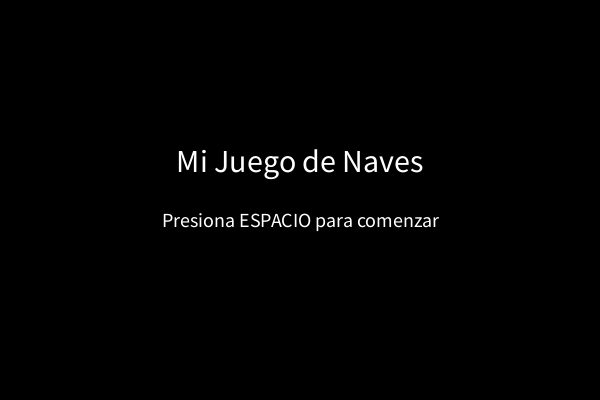
Frame 1 (no input)
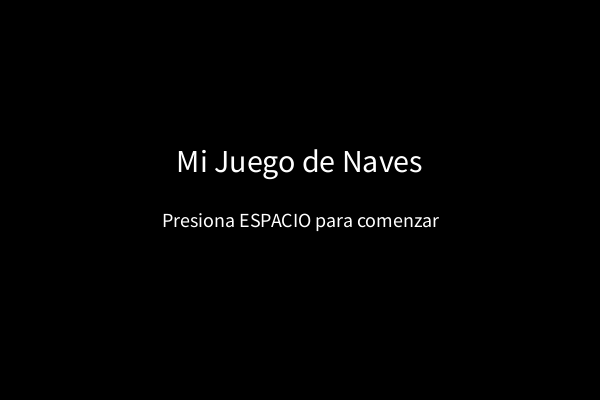
Frame 60 (the mouse pressed at the canvas centre just before this capture)
Frame 120 (the mouse held since frame 60 and released just before this capture): identical to frame 60, image omitted

The Processing sketch that drew these frames (run headless with seeded random() and noise(); from frame 60 on, the mouse is pressed at the canvas centre):

// Processing sketch: juegp
// ── juegp.pde
Jugador jugador;
ArrayList<Enemigo> enemigos; 
int estadoJuego = 0; 

void setup() {
  size(600, 400);
  jugador = new Jugador(width/2, height-40);

  enemigos = new ArrayList<Enemigo>();
  for (int i = 0; i < 5; i++) { 
    enemigos.add(new Enemigo(random(width), random(-400, 0)));
  }
}

void draw() {
  background(0);

  if (estadoJuego == 0) {
    // Pantalla de carga
    fill(255);
    textAlign(CENTER, CENTER);
    textSize(32);
    text(" Mi Juego de Naves ", width/2, height/2 - 40);
    textSize(20);
    text("Presiona ESPACIO para comenzar", width/2, height/2 + 20);
  } 
  else if (estadoJuego == 1) {

    jugador.mover();
    jugador.mostrar();

    for (Enemigo e : enemigos) {
      e.mover();
      e.mostrar();

      if (e.chocaCon(jugador)) {
        estadoJuego = 2;
      }
    }
  } 
  else if (estadoJuego == 2) {
    // Game Over
    fill(255, 0, 0);
    textAlign(CENTER, CENTER);
    textSize(40);
    text("GAME OVER", width/2, height/2 - 40);
    textSize(20);
    fill(255);
    text("Presiona ESPACIO para reiniciar", width/2, height/2 + 20);
  }
}

void keyPressed() {
  if (estadoJuego == 0 && key == ' ') {
    estadoJuego = 1;
  } else if (estadoJuego == 1) {
    jugador.teclaPresionada(keyCode);
  } else if (estadoJuego == 2 && key == ' ') {
    reiniciarJuego();
  }
}

void keyReleased() {
  if (estadoJuego == 1) {
    jugador.teclaSoltada(keyCode);
  }
}

void reiniciarJuego() {
  jugador = new Jugador(width/2, height-40);
  enemigos.clear();
  for (int i = 0; i < 5; i++) {
    enemigos.add(new Enemigo(random(width), random(-400, 0)));
  }
  estadoJuego = 1;
}

// ── enemigo.pde
class Enemigo extends Entidad {
  private float tam = 50;
  private float velocidad = 5;

  Enemigo(float x, float y) {
    super(x, y);
  }

  void mover() {
    y += velocidad;
    if (y > height) {
      y = -tam;
      x = random(width);
    }
  }

  void mostrar() {
    fill(255, 100, 100);
    ellipse(x + tam / 2, y + tam / 2, tam, tam);
  }

  boolean chocaCon(Jugador j) {
    return x < j.getX() + j.getAncho() &&
           x + tam > j.getX() &&
           y < j.getY() + j.getAlto() &&
           y + tam > j.getY();
  }
}

// ── entidad.pde
abstract class Entidad {
  protected float x, y;

  Entidad(float x, float y) {
    this.x = x;
    this.y = y;
  }

  abstract void mover();
  abstract void mostrar();
}

// ── jugador.pde
class Jugador extends Entidad {
  private float ancho = 50;
  private float alto = 50;
  private int direccion = 0;
  private float velocidad = 5;

  Jugador(float x, float y) {
    super(x, y);
  }

  void mover() {
    x += direccion * velocidad;
    x = constrain(x, 0, width - ancho);
  }

  void mostrar() {
    fill(0, 150, 255);
    rect(x, y, ancho, alto);
  }

  void teclaPresionada(int keyCode) {
    if (keyCode == LEFT) direccion = -1;
    else if (keyCode == RIGHT) direccion = 1;
  }

  void teclaSoltada(int keyCode) {
    if (keyCode == LEFT || keyCode == RIGHT) direccion = 0;
  }

  // Getters
  float getX() { return x; }
  float getY() { return y; }
  float getAncho() { return ancho; }
  float getAlto() { return alto; }
}
